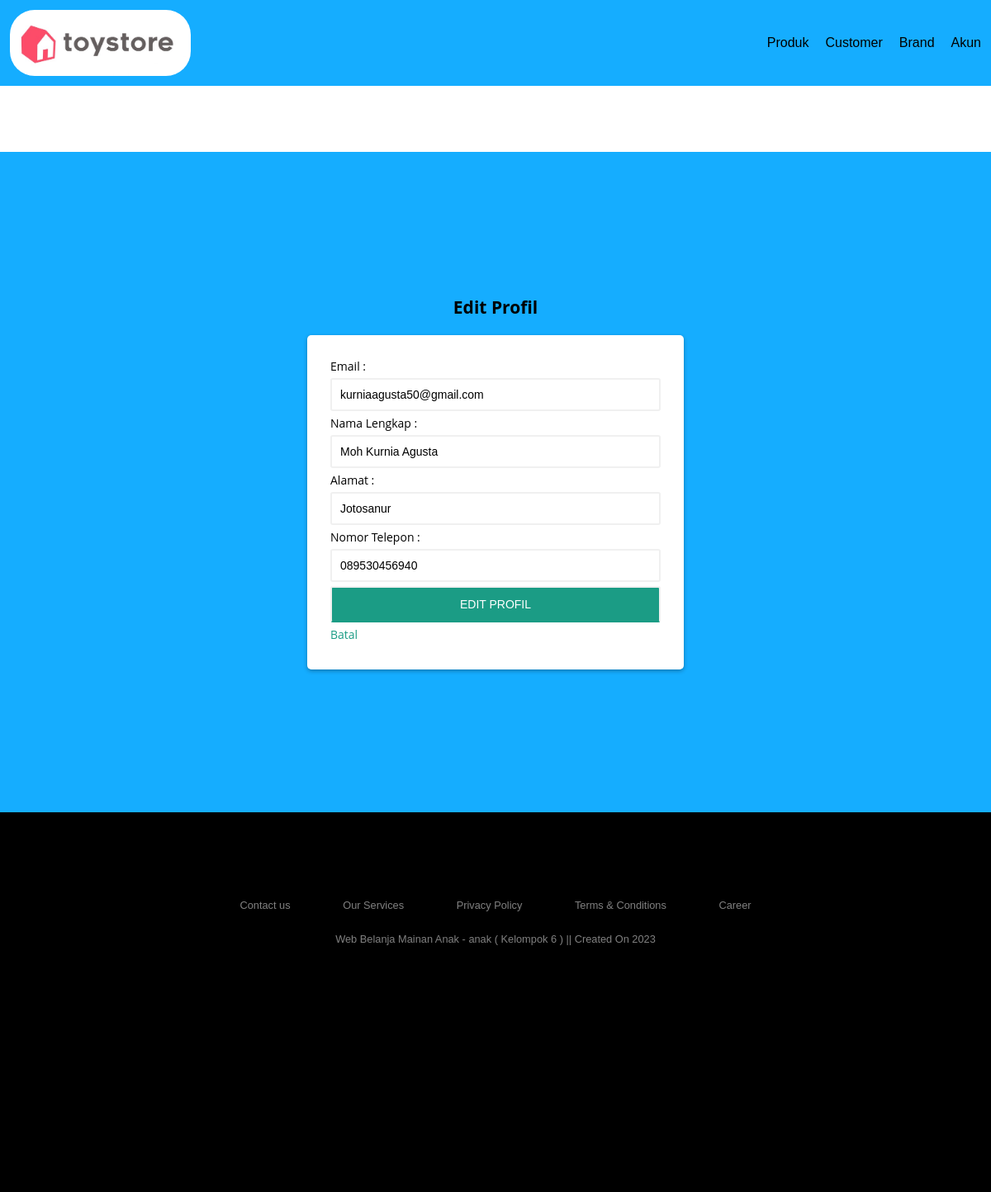
/app/user/edit.php (signed in), run on an earlier commit of the app's database.
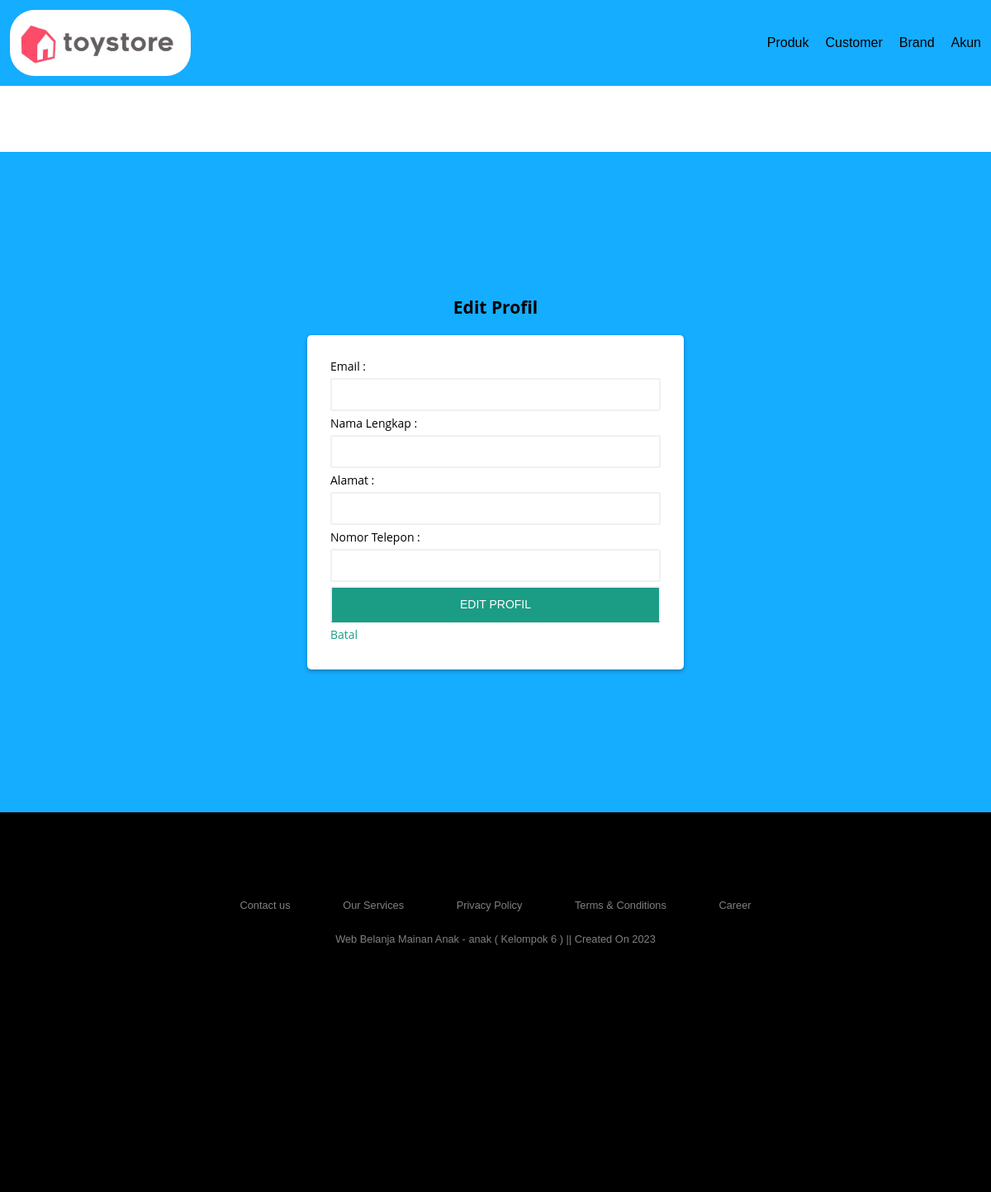
And on a later commit of the database.
### tables this page shows
CREATE TABLE `user` (
  `USER_ID` varchar(12) NOT NULL,
  `USER_EMAIL` varchar(255) NOT NULL,
  `USER_NAME` varchar(50) NOT NULL,
  `USER_ADDRESS` varchar(255) NOT NULL,
  `USER_PHONE` text NOT NULL,
  `USER_PASSWORD` text NOT NULL,
  `USER_PASS` text DEFAULT NULL
);

### app/database.php (called while the page is built, shortened)
<?php
    function show($table, $name, $id) {
    	try {
    		$stm = DB->query("SELECT ".strtoupper($table)."_".strtoupper($name)." FROM $table WHERE ".strtoupper($table)."_ID = '$id'");
	    	$db = $stm->fetchAll(PDO::FETCH_ASSOC);
	    	return $db[0][strtoupper($table)."_".strtoupper($name)];
	    } catch(PDOException $err) {
	    	echo $err->getMessage();
		}
    }
?>

### assets/inc/user/edit.inc (the view, shortened to what this page needs)
<div class="form-field">
    <label>Email :</label>
    <input type="text" name="email" id="email" value="<?php if (isset($_POST['email'])) {valinp($_POST, 'email');} else {echo show($table, 'email', $id);} ?>">
</div>
<div class="form-field">
    <label>Nama Lengkap :</label>
    <input type="text" name="nama" id="nama" value="<?php if (isset($_POST['nama'])) {valinp($_POST, 'nama');} else {echo show($table, 'name', $id);} ?>">
</div>
<div class="form-field">
    <label>Alamat :</label>
    <input type="text" name="alamat" id="alamat" value="<?php if (isset($_POST['alamat'])) {valinp($_POST, 'alamat');} else {echo show($table, 'address', $id);} ?>">
</div>
<div class="form-field">
    <label>Nomor Telepon :</label>
    <input type="text" name="telepon" id="telepon" value="<?php if (isset($_POST['telepon'])) {valinp($_POST, 'telepon');} else {echo show($table, 'phone', $id);} ?>">
</div>
<div class="form-field">
    <input type="submit" name="submit" value="Edit Profil">
    <a href="user_account.php">Batal</a>
</div>

What changed in the data, as far as the page shows it:
removed user: email "kurniaagusta50@gmail.com", nama "Moh Kurnia Agusta", alamat "Jotosanur", telepon "089530456940"
